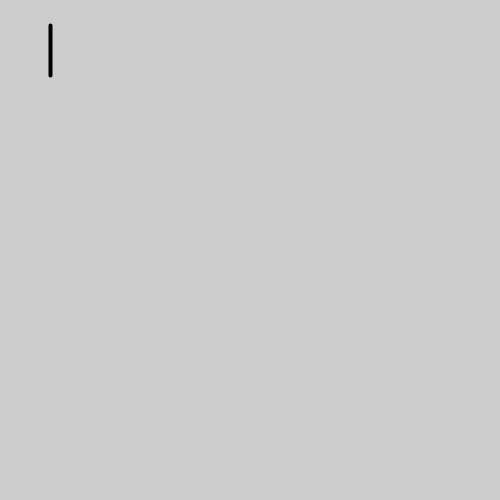
Frame 1 (no input)
Frame 60 (the mouse pressed at the canvas centre just before this capture): identical to frame 1, image omitted
Frame 120 (the mouse held since frame 60 and released just before this capture): identical to frame 1, image omitted

The Processing sketch that drew this single still picture (run headless with seeded random() and noise(); from frame 60 on, the mouse is pressed at the canvas centre):

// Processing sketch: sketch_25_1
// ── sketch_25_1.pde
void setup() {
  size(500,500);
  smooth();
  strokeWeight(4);
}

void draw() {
  background(204);
  if(keyPressed == false) {
    line (50,25,50,75);
  } if ((keyPressed == true) && (key == '1')) {
    line (50,25,50,100);
  } if ((keyPressed == true) && (key == '2')) {
    line (50,25,50,125);
  } if ((keyPressed == true) && (key == '3')) {
    line (50,25,50,150);
  } if ((keyPressed == true) && (key == '4')) {
    line (50,25,50,175);
  } 
 
}
